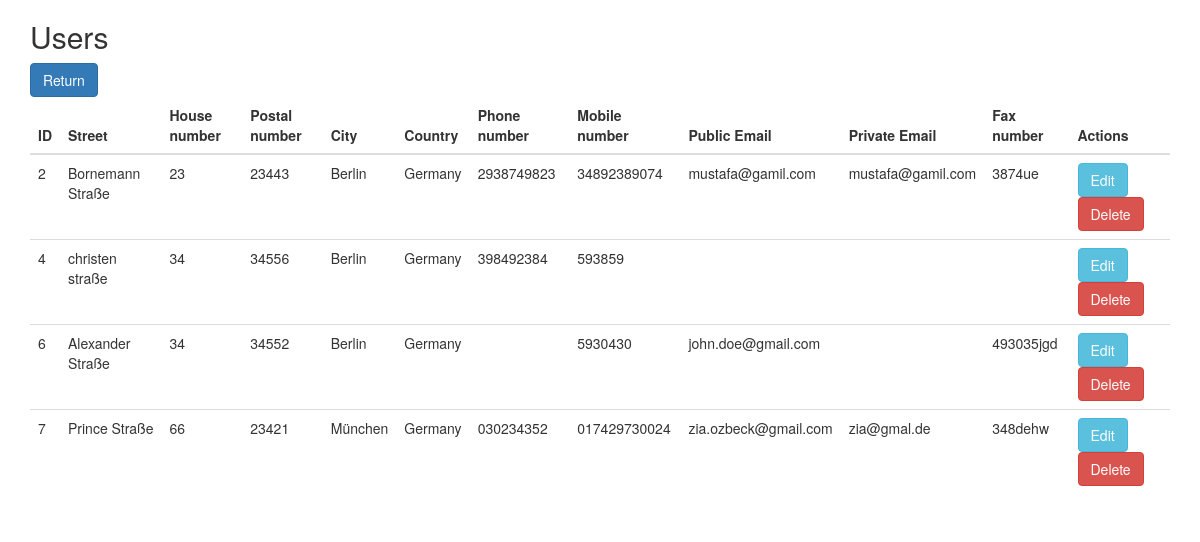
The app's page /view.php (signed in) with its own data.
### tables this page shows
CREATE TABLE `info` (
  `ID` int(11) NOT NULL,
  `street` varchar(255) NOT NULL,
  `houseNr` varchar(50) NOT NULL,
  `postalNr` varchar(50) NOT NULL,
  `city` varchar(255) NOT NULL,
  `country` varchar(255) NOT NULL,
  `phoneNr` varchar(255) NOT NULL,
  `mobileNr` varchar(255) NOT NULL,
  `publicEmail` varchar(255) NOT NULL,
  `privateEmail` varchar(255) NOT NULL,
  `faxNumber` varchar(255) NOT NULL
);

### view.php (the view, shortened to what this page needs)
<?php
include "database.php";
$sql = "SELECT * FROM info";
$result = $conn->query($sql);
?>
<!DOCTYPE html>
<html>
<head>
    <link rel="stylesheet" href="https://maxcdn.bootstrapcdn.com/bootstrap/3.4.0/css/bootstrap.min.css">
</head>
<body>
    <div class="container">
        <h2>Users</h2>
        <div class="form-btn">
            <a href="index.php" class = "btn btn-primary">Return</a>
        </div>
        <table class="table">
            <thead>
                <tr>
                    <th>ID</th>
                    <th>Street</th>
                    <th>House number</th>
                    <th>Postal number</th>
                    <th>City</th>
                    <th>Country</th>
                    <th>Phone number</th>
                    <th>Mobile number</th>
                    <th>Public Email</th>
                    <th>Private Email</th>
                    <th>Fax number</th>
                    <th>Actions</th>
                </tr>
            </thead>
            <tbody>
                <?php
                if ($result->num_rows > 0) {
                    while ($row = $result->fetch_assoc()) {
                ?>
                        <tr>
                            <td><?php echo $row['ID']; ?></td>
                            <td><?php echo $row['street']; ?></td>
                            <td><?php echo $row['houseNr']; ?></td>
                            <td><?php echo $row['postalNr']; ?></td>
                            <td><?php echo $row['city']; ?></td>
                            <td><?php echo $row['country']; ?></td>
                            <td><?php echo $row['phoneNr']; ?></td>
                            <td><?php echo $row['mobileNr']; ?></td>
                            <td><?php echo $row['publicEmail']; ?></td>
                            <td><?php echo $row['privateEmail']; ?></td>
                            <td><?php echo $row['faxNumber']; ?></td>
                            <td><a class="btn btn-info" href="update.php?id=<?php echo $row['ID']; ?>">Edit</a>&nbsp;<a class="btn btn-danger" onclick = "return myFunction()" href="delete.php?id=<?php echo $row['ID']; ?>">Delete</a></td>
                        </tr>
                <?php
                    }
                }
                ?>
            </tbody>
        </table>
    </div>
</body>
</html>

### records on screen
info: ID "2", street "Bornemann Straße", houseNr "23", postalNr "23443", city "Berlin", country "Germany", phoneNr "2938749823", mobileNr "34892389074", publicEmail "mustafa@gamil.com", privateEmail "mustafa@gamil.com", faxNumber "3874ue"
info: ID "4", street "christen straße", houseNr "34", postalNr "34556", city "Berlin", country "Germany", phoneNr "398492384", mobileNr "593859"
info: ID "6", street "Alexander Straße", houseNr "34", postalNr "34552", city "Berlin", country "Germany", mobileNr "5930430", publicEmail "john.doe@gmail.com", faxNumber "493035jgd"
info: ID "7", street "Prince Straße", houseNr "66", postalNr "23421", city "München", country "Germany", phoneNr "030234352", mobileNr "017429730024", publicEmail "zia.ozbeck@gmail.com", privateEmail "zia@gmal.de", faxNumber "348dehw"
